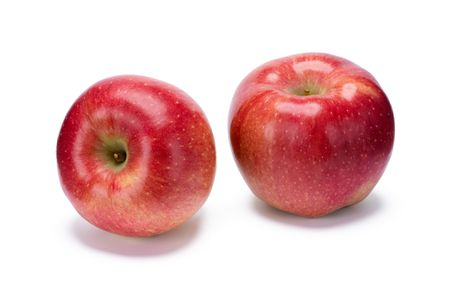
#> input picture Algorithm_tests/client-server-app-test/apple-x.jpg, 450 x 300 px, given in place of apple.jpg, which was not available
$ python red_color_detector.py
#> lines starting #> are read from the running program, lines starting #| are printed output that depends on the picture; after the words box and inside, x2 and y2 are one past the last pixel; in counts of white or black regions, pixels touching at a corner belong together; pictures that were not available may be replaced by others from this repository, and a replacement may not be noted
import argparse
import cv2

# Defining the color ranges to be filtered.
# The following ranges should be used on HSV domain image.
low_apple_red = (160.0, 153.0, 153.0)
high_apple_red = (180.0, 255.0, 255.0)
low_apple_raw = (0.0, 150.0, 150.0)
high_apple_raw = (15.0, 255.0, 255.0)

# ap = argparse.ArgumentParser()
# ap.add_argument("-i","--image", required=True, help="Path to input image")
# args = vars(ap.parse_args())

image_bgr = cv2.imread("apple.jpg")
#> image_bgr is the input picture: shape (300, 450, 3); mean B, G, R 196.3, 196.1, 232.4
image = image_bgr.copy()
image_hsv = cv2.cvtColor(image_bgr, cv2.COLOR_BGR2HSV)
#> image_hsv: shape (300, 450, 3); mean H, S, V 42.3, 52.8, 232.5

mask_red = cv2.inRange(image_hsv,low_apple_red, high_apple_red)
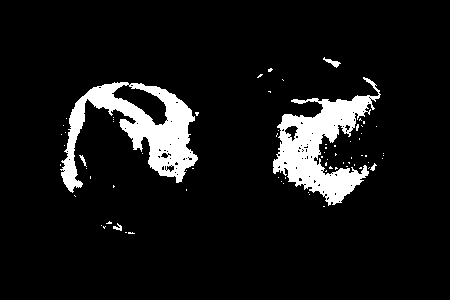
#> mask_red: shape (300, 450); 8.5% white; 74 white regions (68 under 20 px), largest, box (x1, y1, x2, y2) and area: (60, 82, 198, 193) 5692, (273, 77, 381, 206) 5436, (323, 57, 341, 68) 70, (113, 223, 122, 231) 36, (79, 155, 87, 167) 32, (370, 163, 377, 171) 25
mask_raw = cv2.inRange(image_hsv,low_apple_raw, high_apple_raw)
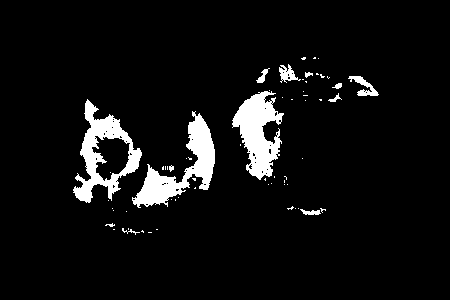
#> mask_raw: shape (300, 450); 6.3% white; 62 white regions (49 under 20 px), largest, box (x1, y1, x2, y2) and area: (132, 111, 215, 208) 2598, (232, 91, 284, 180) 2478, (73, 99, 142, 203) 2460

mask = mask_red + mask_raw
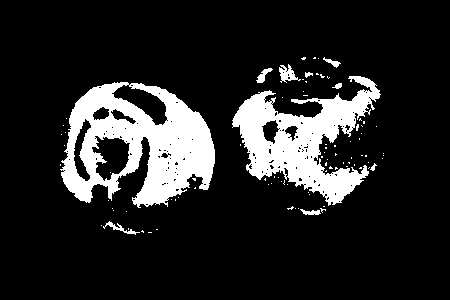
#> mask: shape (300, 450); 14.8% white; 90 white regions (80 under 20 px)


cnts,_ = cv2.findContours(mask.copy(), cv2.RETR_EXTERNAL,
		cv2.CHAIN_APPROX_SIMPLE)
#> cnts = 89 contours, 81 with area under 20; largest, box (x1, y1, x2, y2) and area: (60, 82, 215, 208) 13387, (232, 76, 381, 206) 8310, (279, 64, 301, 83) 159, (256, 68, 273, 83) 82, (103, 221, 140, 235) 74, (300, 209, 321, 215) 54, (323, 57, 341, 68) 50, (332, 83, 342, 89) 24
c_num=0
for i,c in enumerate(cnts):
    # draw a circle enclosing the object
    ((x, y), r) = cv2.minEnclosingCircle(c)
    if r>34:
        c_num+=1
        cv2.circle(image, (int(x), int(y)), int(r), (0, 255, 0), 2)
        cv2.putText(image, "#{}".format(c_num), (int(x) - 10, int(y)),
            cv2.FONT_HERSHEY_SIMPLEX, 0.6, (255, 0, 0), 2)
    else:
        continue
#> this loop made 89 passes
#> (x, y, r, c_num) on passes 76, 79: (136.8, 152.4, 79.15, 1), (310.5, 129.1, 79, 2)
#> (x, y, r) on passes 2, 5, 6, 7, 8, 9: (142.2, 231.2, 1.18), (101, 225, 0.0001), (121, 229, 18.25), (126, 211, 0.0001), (113, 210, 0.0001), (310, 211, 10.2)
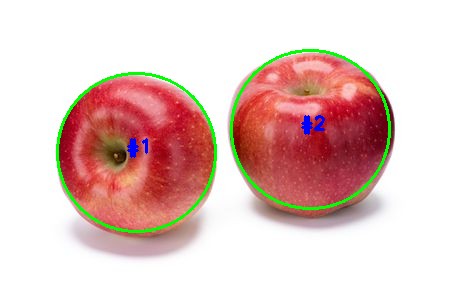
#> image: shape (300, 450, 3); 2.49% of pixels changed, all inside (x1, y1, x2, y2) = (56, 49, 391, 233)
#> after the loop, c_num = 2

cv2.imshow("Original image", image_bgr)
cv2.imshow("Detected Apples", image)
#cv2.imshow("HSV Image", image_hsv)
#cv2.imshow("Mask image", mask)
cv2.waitKey(0)
